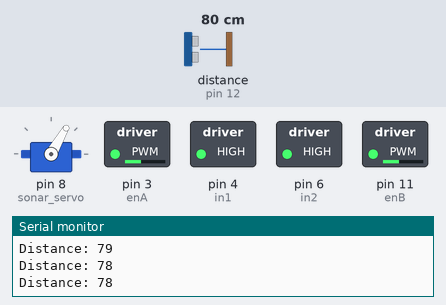
Bench run of a sketch on a simulated Arduino Uno, built with avr-gcc and run on an emulated ATmega328P. Shown: servo, switched loads named in the sketch (green lamp = pin HIGH), the last lines printed to the serial monitor. Wiring (inferred from the names in the program): ultrasonic range finder: trigger pin 9; echo pin 12. The test bench sets the inputs (shaded band); at power-on: distance to the obstacle (sensor on pin 12) 80 cm. The echo pulse lasts 58.3 µs per cm; pins used as bus, display or sensor lines are not drawn.

Above: at 0.92 s.
1.3 s: distance to the obstacle (sensor on pin 12) set to 22 cm
At 1.53 s:
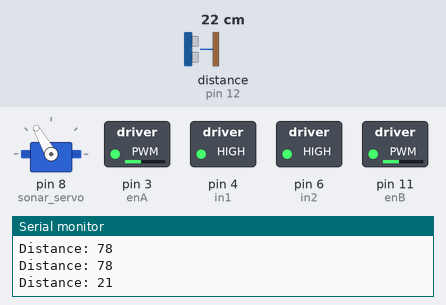
4.3 s: distance to the obstacle (sensor on pin 12) set to 18 cm
At 4.57 s:
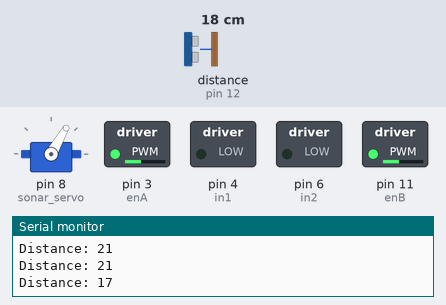
At 5.17 s:
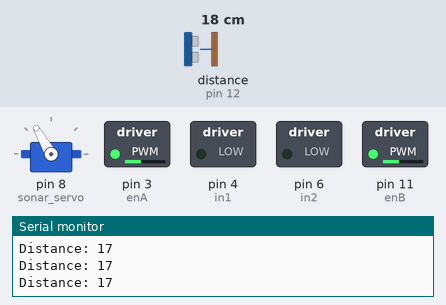
Timing chart, 0 to 13.3 s (numbered marks = the images above; inputs shaded):
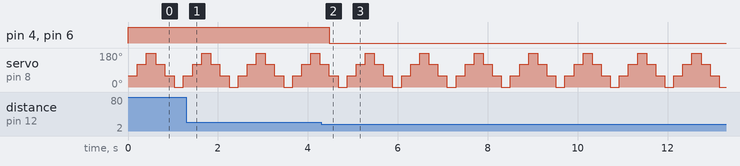

The sketch:

HybridCar.ino
```cpp
#include <Servo.h>

//servo motor code
Servo sonar_servo;
int angle = 0;

//SONAR function code
const int trigPin = 9;
const int echoPin = 12;
long duration;
long distance;

//DC Motor code
#define in1 4
#define in1r 5
#define in2 6
#define in2r 7


//speed control
#define enA 3
#define enB 11


void setup() {

  //servo code
  sonar_servo.attach(8);


  //SONAR code
  pinMode(trigPin, OUTPUT);
  pinMode(echoPin, INPUT);
  Serial.begin(9600);


  //DC Motor code
  pinMode(in1, OUTPUT);
  digitalWrite(in1, HIGH);

  pinMode(in2, OUTPUT);
  digitalWrite(in2, HIGH);

  pinMode(enA, OUTPUT);
  analogWrite(enA, 100);
  pinMode(enB, OUTPUT);
  analogWrite(enB, 100);
}


void loop() {
  for(angle = 60; angle <= 180; angle += 60){
    sonar_servo.write(angle);

    digitalWrite(trigPin, LOW);
    delayMicroseconds(2);

    digitalWrite(trigPin, HIGH);
    delayMicroseconds(10);
    digitalWrite(trigPin, LOW);

    duration = pulseIn(echoPin, HIGH);

    distance = duration * 0.034 / 2;

    Serial.print("Distance: ");
    Serial.println(distance);

    while(distance < 20){
      digitalWrite(in1, LOW);
      digitalWrite(in2, LOW);
      break;
      }

      delay(200);
    }

  for(angle = 120; angle >= 0; angle -= 60){
    sonar_servo.write(angle);

    digitalWrite(trigPin, LOW);
    delayMicroseconds(2);

    digitalWrite(trigPin, HIGH);
    delayMicroseconds(10);
    digitalWrite(trigPin, LOW);

    duration = pulseIn(echoPin, HIGH);

    distance = duration * 0.034 / 2;

    Serial.print("Distance: ");
    Serial.println(distance);

    while(distance < 20){
      digitalWrite(in1, LOW);
      digitalWrite(in2, LOW);
      break;
      }

    delay(200);
}


//MODULE 1 START

//void sonarMovement(){


//  }
}
```

Measured:
- the behaviour switches between 21 and 20 cm on distance to the obstacle (sensor on pin 12) (found by bisection; images 1 and 2)
- after the input at 4.3 s, pin 4 (in1), pin 6 (in2): HIGH → LOW after 0.17 s
- by itself, servo on pin 8 (sonar_servo): repeats every 1.2 s: 0° 0.20 s, 60° 0.20 s, 120° 0.20 s, 180° 0.20 s, 120° 0.20 s, 60° 0.20 s
